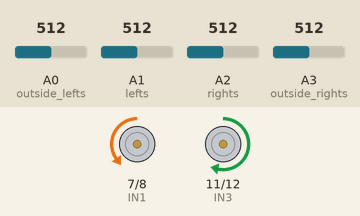
The sketch below on a simulated Arduino Uno, built with avr-gcc and run on an emulated ATmega328P. Shown: motor-driver pin pairs drawn as motors (green arrow = first pin HIGH = forward, orange = second pin HIGH = backward, longer = more drive, scaled by the enable pin). Inputs (shaded band) come from the test bench; at power-on: A0 (outside_lefts) = 512, A1 (lefts) = 512, A2 (rights) = 512, A3 (outside_rights) = 512.

Above: at 0.1 s.
Timing chart, 0 to 1.6 s (numbered marks = the images above):
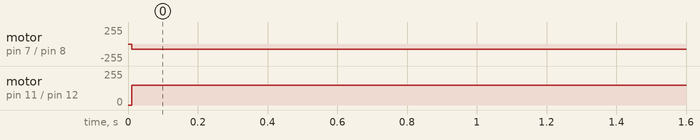

Measured:
- by itself, motor on pin 7 (IN1) / pin 8 (IN2): stopped → backward 80/255 at 0.01 s
- by itself, motor on pin 11 (IN3) / pin 12 (IN4): stopped → forward 150/255 at 0.01 s

The sketch:

Koog_LT_4ch_sonnet_240624.ino
```cpp
// Defining pins and variables
#define outside_lefts A0
#define lefts A1
#define rights A2
#define outside_rights A3

// Motor 1 control pins
#define ENA 9
#define IN1 7
#define IN2 8

// Motor 2 control pins
#define ENB 10
#define IN3 11
#define IN4 12

#define THRESHOLD 400
#define BASE_SPEED 30
#define MAX_SPEED 150
#define TURN_SPEED 50
#define SHARP_TURN_SPEED 80

// PID controller variables
float Kp = 2.0;  // Increased Proportional gain
float Ki = 0.1;  // Added small Integral gain
float Kd = 1.0;  // Increased Derivative gain
float previousError = 0;
float integral = 0;

// Timing variables
unsigned long previousMillis = 0;
const long interval = 10;

// Line lost recovery variables
bool lineLost = false;
unsigned long lineLostTime = 0;
const long recoveryTimeout = 1000; // 1 second timeout for recovery

void setup() {
  // Setting motor control pins as output
  pinMode(ENA, OUTPUT);
  pinMode(IN1, OUTPUT);
  pinMode(IN2, OUTPUT);
  pinMode(ENB, OUTPUT);
  pinMode(IN3, OUTPUT);
  pinMode(IN4, OUTPUT);

  // Setting sensor pins as input
  pinMode(outside_lefts, INPUT);
  pinMode(lefts, INPUT);
  pinMode(rights, INPUT);
  pinMode(outside_rights, INPUT);

  // Setting initial motor speed
  analogWrite(ENA, BASE_SPEED);
  analogWrite(ENB, BASE_SPEED);
}

void loop() {
  unsigned long currentMillis = millis();

  if (currentMillis - previousMillis >= interval) {
    previousMillis = currentMillis;

    // Read sensor values
    int outsideLeftSensorValue = analogRead(outside_lefts);
    int leftSensorValue = analogRead(lefts);
    int rightSensorValue = analogRead(rights);
    int outsideRightSensorValue = analogRead(outside_rights);

    // Check if line is lost
    if (outsideLeftSensorValue <= THRESHOLD && leftSensorValue <= THRESHOLD &&
        rightSensorValue <= THRESHOLD && outsideRightSensorValue <= THRESHOLD) {
      if (!lineLost) {
        lineLost = true;
        lineLostTime = currentMillis;
      }
    } else {
      lineLost = false;
    }

    // Line recovery mode
    if (lineLost && (currentMillis - lineLostTime < recoveryTimeout)) {
      // Perform a spiral search
      digitalWrite(IN1, HIGH);
      digitalWrite(IN2, LOW);
      digitalWrite(IN3, HIGH);
      digitalWrite(IN4, LOW);
      analogWrite(ENA, BASE_SPEED);
      analogWrite(ENB, TURN_SPEED);
      return;  // Skip the rest of the loop
    }

    // Calculate error with more weight on outside sensors
    int error = 2 * (outsideLeftSensorValue - outsideRightSensorValue) + (leftSensorValue - rightSensorValue);

    // PID calculations
    integral = integral * 0.8 + error; // Limit integral windup
    float derivative = error - previousError;
    float correction = Kp * error + Ki * integral + Kd * derivative;
    previousError = error;

    // Calculate motor speeds based on correction
    int speedLeft = BASE_SPEED - correction;
    int speedRight = BASE_SPEED + correction;

    // Constrain motor speeds
    speedLeft = constrain(speedLeft, 0, MAX_SPEED);
    speedRight = constrain(speedRight, 0, MAX_SPEED);

    // Determine motor directions and speeds
    if (outsideLeftSensorValue > THRESHOLD || leftSensorValue > THRESHOLD) {
      // Sharp left turn
      speedLeft = SHARP_TURN_SPEED;
      speedRight = MAX_SPEED;
      digitalWrite(IN1, LOW);
      digitalWrite(IN2, HIGH);
      digitalWrite(IN3, HIGH);
      digitalWrite(IN4, LOW);
    } else if (outsideRightSensorValue > THRESHOLD || rightSensorValue > THRESHOLD) {
      // Sharp right turn
      speedLeft = MAX_SPEED;
      speedRight = SHARP_TURN_SPEED;
      digitalWrite(IN1, HIGH);
      digitalWrite(IN2, LOW);
      digitalWrite(IN3, LOW);
      digitalWrite(IN4, HIGH);
    } else {
      // Go forward
      digitalWrite(IN1, HIGH);
      digitalWrite(IN2, LOW);
      digitalWrite(IN3, HIGH);
      digitalWrite(IN4, LOW);
    }

    // Apply motor speeds
    analogWrite(ENA, speedLeft);
    analogWrite(ENB, speedRight);
  }
}
```
